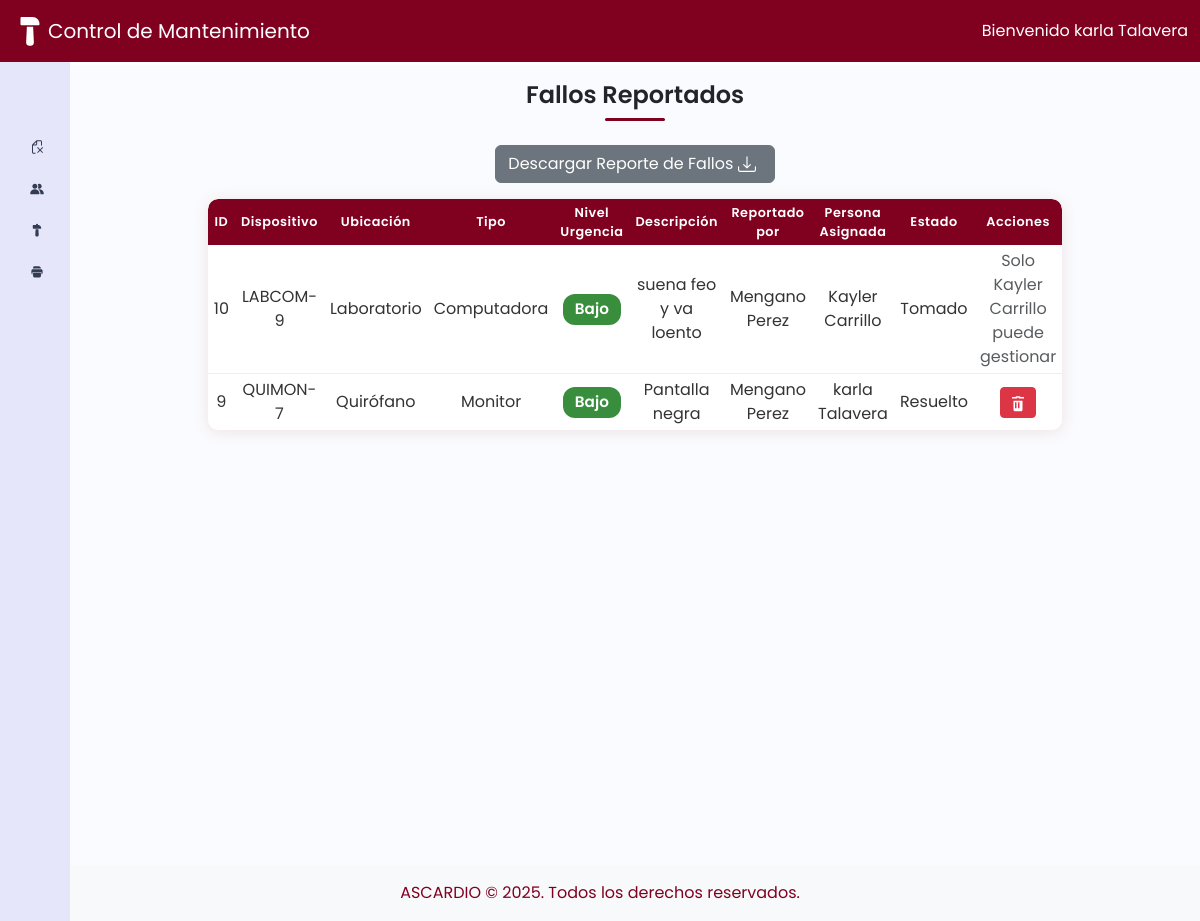
The app's page /index.php (signed in), older data.
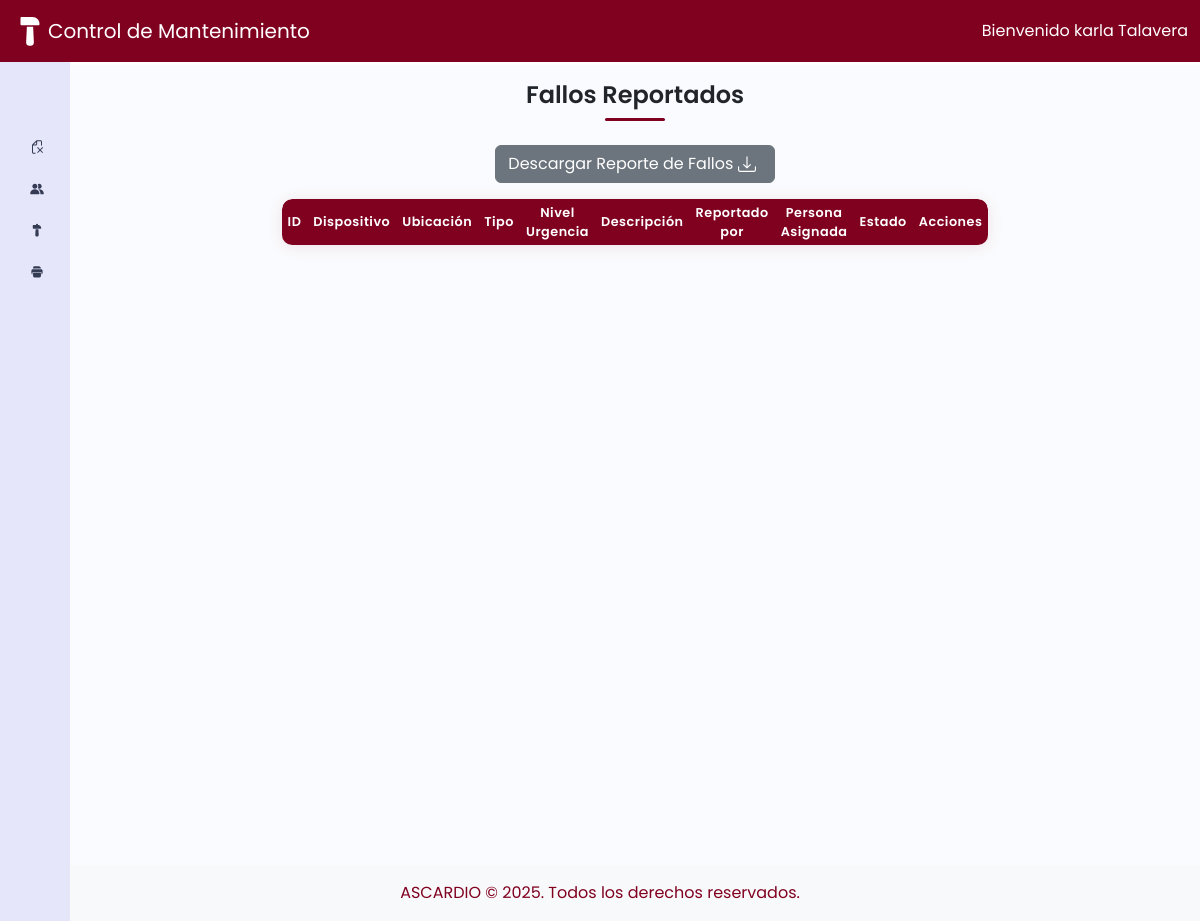
The same page, newer data.
### tables this page shows
CREATE TABLE `fallos` (
  `id` int(11) NOT NULL,
  `id_usuario_reporta` int(11) NOT NULL,
  `id_admin_toma` int(11) DEFAULT NULL,
  `codigo_dispositivo` varchar(50) NOT NULL,
  `descripcion` text NOT NULL,
  `estado` enum('pendiente','tomado','atendido','resuelto','persistente','por_confirmacion') NOT NULL DEFAULT 'pendiente',
  `fecha_reporte` datetime NOT NULL DEFAULT current_timestamp(),
  `fecha_tomado` datetime DEFAULT NULL,
  `fecha_atendido` datetime DEFAULT NULL,
  `fecha_resuelto` datetime DEFAULT NULL,
  `nivel_urgencia` enum('alto','medio','bajo') NOT NULL DEFAULT 'bajo'
);

CREATE TABLE `dispositivos` (
  `id` int(11) NOT NULL,
  `codigo_dispositivo` varchar(20) NOT NULL,
  `tipo_dispositivo` varchar(50) NOT NULL,
  `ubicacion` varchar(100) NOT NULL,
  `numero_identificador` int(11) DEFAULT NULL
);

### controladores/controladorFallo.php (called while the page is built, shortened)
<?php
require_once dirname(__DIR__) . '/modelos/modeloFallo.php';
require_once dirname(__DIR__) . '/modelos/modeloUsuario.php';
class controladorFallo {
    private $modelo;
    public function __construct() {
        $this->modelo = new modeloFallo();
    }
    public function mostrarFalloAdmin() {
        $modeloUsuario = new modeloUsuario();
        $usuarios = $modeloUsuario->listarTodos();
        $fallos = $this->modelo->listarTodos();
        include dirname(__DIR__) . '/vistas/vistaFalloAdmin.php';
    }
}

### modelos/modeloFallo.php (called while the page is built, shortened)
<?php
require_once dirname(__DIR__) . '/config/conexion.php';
class modeloFallo {
    private $conexion;
    public function __construct() {
        $db = new Base_Datos();
        $this->conexion = $db->Conexion_Base_Datos();
    }
    public function listarTodos() {
        $stmt = $this->conexion->query("
            SELECT f.*, d.ubicacion, d.tipo_dispositivo
            FROM fallos f
            JOIN dispositivos d ON f.codigo_dispositivo = d.codigo_dispositivo
            ORDER BY
                FIELD(f.nivel_urgencia, 'alto', 'mediano', 'bajo'),
                f.fecha_reporte DESC
        ");
        return $stmt->fetchAll(PDO::FETCH_ASSOC);
    }
}

### config/conexion.php (called while the page is built, shortened)
<?php
  class Base_Datos{
    private $Nombre_Servidor = "localhost";
    private $Nombre_Base_Datos = "Mantenimiento_AscardioDB;";
    private $Nombre_Usuario = "root";
    private $Pass = "";
    public function Conexion_Base_Datos(){
       $this->Conexion = null;
       try{
             $this-> Conexion = new PDO("mysql:host={$this->Nombre_Servidor};dbname={$this->Nombre_Base_Datos}",
             $this->Nombre_Usuario,
             $this->Pass
        );
        $this->Conexion->setAttribute(PDO::ATTR_ERRMODE, PDO::ERRMODE_EXCEPTION);
       }catch(PDOException $e){
         die ("Error de Conexion:" . $e->getMessage());
       }
       return $this->Conexion;
    }
    }
?>

### modelos/modeloUsuario.php (called while the page is built, shortened)
<?php
require_once dirname(__DIR__) . '/config/conexion.php';
class modeloUsuario {
    private $conexion;
    public function __construct() {
        $bd = new Base_Datos();
        $this->conexion = $bd->Conexion_Base_Datos();
    }
    public function listarTodos() {
        $stmt = $this->conexion->query("SELECT id, nombre, apellido FROM usuarios");
        return $stmt->fetchAll(PDO::FETCH_ASSOC);
    }
}

### vistas/vistaFalloAdmin.php (the view, shortened to what this page needs)
<?php include 'header.php'; ?>
<div class="main p-3">
    <h1>Fallos Reportados</h1>
    <div class="titulo-linea"></div>
    <button type="button" class="btn btn-secondary mb-3" onclick="genPDF()">
        Descargar Reporte de Fallos
    </button>
    <?php
        $usuariosMap = [];
        foreach ($usuarios as $u) {
            $usuariosMap[$u['id']] = $u['nombre'] . ' ' . $u['apellido'];
        }
        $admin_id = $_SESSION['usuario']['id'];
    ?>
    <table class="device-table fallos-table">
        <thead>
            <tr>
                <th>ID</th>
                <th>Dispositivo</th>
                <th>Ubicación</th>
                <th>Tipo</th>
                <th>Nivel Urgencia</th>
                <th>Descripción</th>
                <th>Reportado por</th>
                <th>Persona Asignada</th>
                <th>Estado</th>
                <th>Acciones</th>
            </tr>
        </thead>
        <tbody>
            <?php foreach ($fallos as $f): ?>
                <tr>
                    <td><?= htmlspecialchars($f['id']) ?></td>
                    <td><?= htmlspecialchars($f['codigo_dispositivo']) ?></td>
                    <td><?= htmlspecialchars($f['ubicacion']) ?></td>
                    <td><?= htmlspecialchars($f['tipo_dispositivo']) ?></td>
                    <td>
                        <?php
                            $urgencia = strtolower($f['nivel_urgencia']);
                            $colorClass = '';
                            if ($urgencia == 'alto') $colorClass = 'urgencia-alta';
                            elseif ($urgencia == 'medio' || $urgencia == 'mediano') $colorClass = 'urgencia-media';
                            else $colorClass = 'urgencia-baja';
                        ?>
                        <span class="urgencia-badge <?= $colorClass ?>">
                            <?= htmlspecialchars(ucfirst($f['nivel_urgencia'])) ?>
                        </span>
                    </td>
                    <td><?= htmlspecialchars($f['descripcion']) ?></td>
                    <td>
                        <?= isset($usuariosMap[$f['id_usuario_reporta']]) ? htmlspecialchars($usuariosMap[$f['id_usuario_reporta']]) : 'Desconocido' ?>
                    </td>
                    <td>
                        <?= $f['id_admin_toma'] && isset($usuariosMap[$f['id_admin_toma']]) ? htmlspecialchars($usuariosMap[$f['id_admin_toma']]) : 'Sin asignar' ?>
                    </td>
                    <td>
                        <?php
                        if ($f['estado'] == 'pendiente') {
                            echo "Pendiente";
                        } elseif ($f['estado'] == 'tomado') {
                            if ($f['id_admin_toma'] == $admin_id) {
                                echo "Tomado por mí";
                            } else {
                                echo "Tomado";
                            }
                        } elseif ($f['estado'] == 'por_confirmacion') {
                            echo "Por confirmación";
                        } elseif ($f['estado'] == 'resuelto') {
                            echo "Resuelto";
                        } elseif ($f['estado'] == 'persistente') {
                            echo "Fallo persistente";
                        }
                        ?>
                    </td>
                    <td class="text-center">
                        <form method="POST" style="display:inline;">
                            <div style="display: flex; align-items: center; gap: 6px; justify-content: center;">
                                <?php if ($f['estado'] == 'pendiente'): ?>
                                    <button type="submit" name="tomar" class="btn btn-sm btn-primary">Tomar</button>
                                <?php elseif (
                                    in_array($f['estado'], ['tomado', 'atendido', 'por_confirmacion', 'resuelto', 'persistente'])
                                    && $f['id_admin_toma'] == $admin_id
                                ): ?>
                                    <?php if ($f['estado'] == 'tomado'): ?>
                                        <button type="submit" name="atender" class="btn btn-sm btn-success">Atender</button>
                                    <?php elseif ($f['estado'] == 'resuelto'): ?>
                                        <button type="submit" name="eliminar_admin" class="btn btn-sm btn-danger" onclick="return confirm('¿Eliminar este reporte definitivamente?')">
                                            <svg xmlns="http://www.w3.org/2000/svg" width="18" height="18" fill="currentColor" viewBox="0 0 24 24">
                                                <path d="M9 3v1H4v2h16V4h-5V3H9zm2 2h2v1h-2V5zm-5 4v12c0 1.1.9 2 2 2h8c1.1 0 2-.9 2-2V9H6zm2 2h2v8h-2v-8zm4 0h2v8h-2v-8z"/>
                                            </svg>
                                        </button>
                                    <?php elseif ($f['estado'] == 'persistente'): ?>
                                        <span class="text-muted">Por confirmación</span>
                                    <?php else: ?>
                                        <span class="text-muted">En espera de cambio de estado</span>
                                    <?php endif; ?>
                                <?php else: ?>
                                    <span class="text-muted">Solo <?php
                                     $admin = $usuariosMap[$f['id_admin_toma']] ?? 'Administrador';
                                    echo $admin;?> puede gestionar</span>
                                <?php endif; ?>
                            </div>
                        </form>
                    </td>
                </tr>
            <?php endforeach; ?>
        </tbody>
    </table>
</div>
<?php include 'footer.php'; ?>

### index.php (shortened to what this page needs)
<?php
require_once 'config/conexion.php';
require_once 'controladores/controladorFallo.php';
$vista = $_GET['vista'] ?? 'fallos';
$rol = $_SESSION['usuario']['rol'] ?? 'usuario';
switch ($vista) {
    case 'fallos':
        $controlador = new controladorFallo();
        if ($rol === 'administrador') {
            $controlador->mostrarFalloAdmin();
        } else {
            $controlador->mostrarFalloUsuario();
        }
        break;
}

### vistas/header.php (shortened to what this page needs)
<!DOCTYPE html>
<html lang="en">
<head>
    <link href="https://cdn.lineicons.com/4.0/lineicons.css" rel="stylesheet">
    <link href="https://cdn.jsdelivr.net/npm/bootstrap@5.3.2/dist/css/bootstrap.min.css" rel="stylesheet"
>
    <link rel="stylesheet" href="https://cdn.datatables.net/1.13.5/css/dataTables.bootstrap4.min.css">
    <link rel="stylesheet" href="/Mantenimiento-Ascardio/vistas/estilos/estiloFallo.css">
    <link rel="stylesheet" href="/Mantenimiento-Ascardio/vistas/estilos/style.css">
    <link rel="stylesheet" href="/Mantenimiento-Ascardio/vistas/estilos/estiloDispositivos.css">
    <link rel="stylesheet" href="/Mantenimiento-Ascardio/vistas/estilos/estiloUsuarios.css">
</head>
<body>
    <header>
        <nav class="navbar navbar-expand-lg" style="background-color: #800020;">
            <div class="container-fluid">
                <a class="navbar-brand d-flex align-items-center text-white" href="#">
                    <span class="mantenimiento-text">Control de Mantenimiento</span>
                </a>
                <span class="ms-auto text-white">
                    Bienvenido <?php
                    if (isset($_SESSION['usuario']['nombre'], $_SESSION['usuario']['apellido'])) {
                        echo htmlspecialchars($_SESSION['usuario']['nombre'] . ' ' . $_SESSION['usuario']['apellido']);
                    } elseif (isset($_SESSION['usuario']['usuario'])) {
                        echo htmlspecialchars($_SESSION['usuario']['usuario']);
                    }
                ?>
                </span>
            </div>
        </nav>
    </header>
    <div class="wrapper">
        <aside id="sidebar">
            <div class="d-flex">
                <button id="toggle-btn" type="button">
                </button>
            </div>
            <ul class="sidebar-nav">
                <li class="sidebar-item">
                    <a href="index.php?vista=fallos" class="sidebar-link">
                    </a>
                </li>
                 <?php if (isset($_SESSION['usuario']['rol']) && $_SESSION['usuario']['rol'] === 'administrador'): ?>
                <li class="sidebar-item">
                    <a href="index.php?vista=usuarios" class="sidebar-link">
                    </a>
                </li>
                <li class="sidebar-item">
                    <a href="index.php?vista=mantenimiento" class="sidebar-link">
                    </a>
                </li>
                <?php endif; ?>
                 <li class="sidebar-item">
                    <a href="index.php?vista=dispositivos" class="sidebar-link">
                    </a>
                </li>
            </ul>
            <div class="sidebar-item">
                <a href="vistas/logout.php" class="sidebar-link">
                </a>
            </div>
        </aside>

### vistas/footer.php (shortened to what this page needs)
</div>
    <footer class="text-center py-3" style="background: #f8f9fa; color: #800020;">
     ASCARDIO &copy; 2025. Todos los derechos reservados.
    </footer>
</body>
</html>

### vistas/estilos/style.css (style rules this page uses)
a { text-decoration: none; }
li { list-style: none; }
span { color: rgb(3, 3, 54) }
h1 { font-weight: 600; font-size: 1.5rem; text-align: center; margin-bottom: 8px; }
body { font-family: 'Poppins', sans-serif; }
.wrapper { display: flex; }
.main { min-height: 100vh; width: 100%; overflow: hidden; background-color: #fafbfe; display: flex; flex-direction: column; align-items: center; }
#sidebar { width: 70px; min-width: 70px; z-index: 1000; display: flex; flex-direction: column; background-color:lavender }
#toggle-btn { background-color: transparent; cursor: pointer; border: 0; padding: 1rem 1.5rem; }
.sidebar-nav { padding: 2rem 0; flex: 1 1 auto; }
a.sidebar-link { padding: .625rem 1.625rem; color: #FFF; display: block; font-size: 0.9rem; white-space: nowrap; border-left: 3px solid transparent; }
.sidebar-link svg { font-size: 1.1rem; margin-right: .75rem; }
header { position: fixed; top: 0; left: 0; width: 100%; z-index: 1050; color: #FFF; }
#sidebar { position: fixed; top: 62px; left: 0; height: calc(100% - 56px); margin-top: 0; z-index: 1040; }
.main { margin-top: 65px; margin-left: 70px; }
.mantenimiento-text { color: #fff !important; }

### vistas/estilos/estiloDispositivos.css (style rules this page uses)
.device-table { max-width: 900px; margin-left: auto; margin-right: auto; width: 95%; border-collapse: separate; border-spacing: 0; background: #fff; border-radius: 10px; overflow: hidden; box-shadow: 0 2px 16px rgba(128,0,32,0.10); font-family: 'Poppins', Arial, sans-serif; }
.device-table th, .device-table td { padding: 14px 18px; border-bottom: 1px solid #eee; text-align: left; font-size: 1rem; }
.fallos-table { max-width: 650px; width: 98%; margin-left: auto; margin-right: auto; border-collapse: separate; border-spacing: 0; background: #fff; border-radius: 10px; overflow: hidden; box-shadow: 0 2px 16px rgba(128,0,32,0.10); }
.fallos-table th, .fallos-table td { padding: 4px 6px; font-size: 0.80rem; border-bottom: 1px solid #eee; text-align: center; }
@media (min-width: 768px) { .main.p-3 { padding-left: 30px !important; padding-right: 30px !important; } }
.device-table th { background: #800020; color: #fff; font-weight: 600; letter-spacing: 0.5px; border: none; }
.device-table th:first-child, .device-table td:first-child { text-align: center; width: 50px; }
.device-table th, .device-table td { position: relative; }
.device-table th:first-child { border-top-left-radius: 10px; }
.device-table th:last-child { border-top-right-radius: 10px; }
.fallos-table td { font-size: 1rem; }
.device-table tr:last-child td { border-bottom: none; }
.device-table td { color: #333; vertical-align: middle; }
.device-table tr:last-child td:first-child { border-bottom-left-radius: 10px; }
.device-table tr:last-child td:last-child { border-bottom-right-radius: 10px; }

### vistas/estilos/estiloUsuarios.css (style rules this page uses)
.titulo-linea { width: 60px; height: 3px; background: #800020; margin: 0 auto 24px auto; border-radius: 2px; }

### vistas/estilos/estiloFallo.css (style rules this page uses)
.urgencia-badge { display: inline-block; padding: 4px 12px; border-radius: 12px; color: #fff; font-weight: 600; font-size: 0.95em; }
.urgencia-baja { background: #388e3c; }

Row changes from the older to the newer data that the page shows:
removed fallos: id "10", codigo_dispositivo "LABCOM-9", dispositivos.ubicacion "Laboratorio", dispositivos.tipo_dispositivo "Computadora", nivel_urgencia "Bajo", descripcion "suena feo y va loento", id_usuario_reporta "Mengano Perez", id_admin_toma "Kayler Carrillo", estado "Tomado"
removed fallos: id "9", codigo_dispositivo "QUIMON-7", dispositivos.ubicacion "Quirófano", dispositivos.tipo_dispositivo "Monitor", nivel_urgencia "Bajo", descripcion "Pantalla negra", id_usuario_reporta "Mengano Perez", id_admin_toma "karla Talavera", estado "Resuelto"
